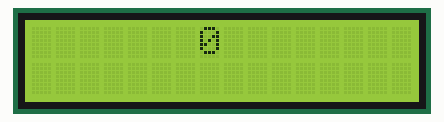
This sketch was run on a simulated Arduino Uno, built with avr-gcc and run on an emulated ATmega328P. Shown: 16×2 character LCD.

Above: at 0.1 s.

The sketch:

second.version.ino
```cpp
#include <Wire.h>
#include <LiquidCrystal_I2C.h>

#define sda A5
#define scl A4

int adad;

LiquidCrystal_I2C lcd(0x27, 16, 2);

void setup() {
  Serial.begin(9600);
  lcd.init();
  lcd.clear();
  lcd.backlight();
  pinMode(sda, OUTPUT);
  pinMode(scl, OUTPUT);
}

void loop() {
  if (Serial.available()) {
    adad=Serial.parseInt();
  }
  lcd.setCursor(7,0);
  lcd.print(adad);
  delay(500);
  lcd.clear();
}
```
